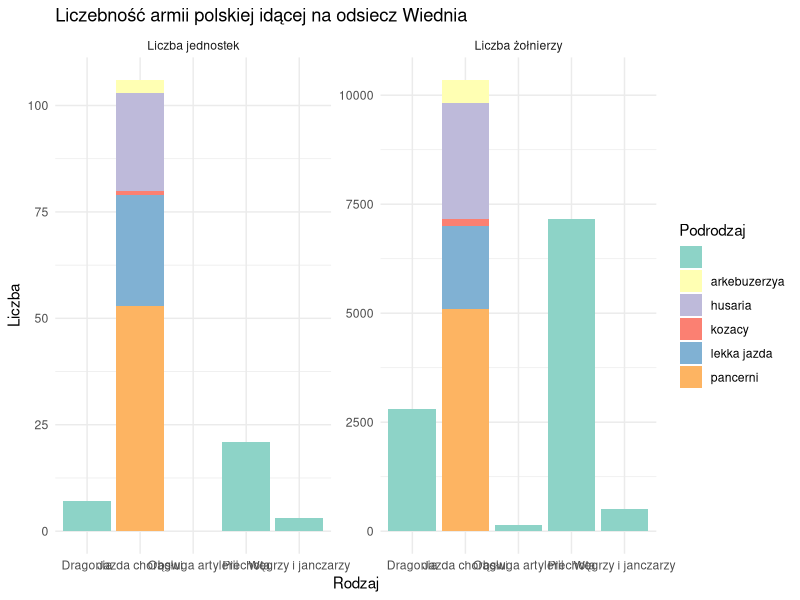

This figure's R source:
library(ggplot2)
library(tidyr)

# Your data
df <- read.table("../data/odsiecz_wiednia.txt", header = TRUE, sep = ';', colClasses = c("character", "character", "numeric", "numeric"))

# Reshape the data for plotting
df_long <- df %>%
  pivot_longer(cols = c("Liczba.jednostek", "Liczba.żołnierzy"), names_to = "Typ", values_to = "Liczba")

df_long$Typ <- gsub("\\.", " ", df_long$Typ)  # Replace "." with space

# Plot
ggplot(df_long, aes(x = Rodzaj, y = Liczba, fill = Podrodzaj)) +
  geom_bar(stat = "identity", position = "stack") +
  facet_wrap(~Typ, scales = "free_y") +
  labs(title = "Liczebność armii polskiej idącej na odsiecz Wiednia",
       x = "Rodzaj",
       y = "Liczba") +
  scale_fill_brewer(palette = "Set3") +
  theme_minimal()

